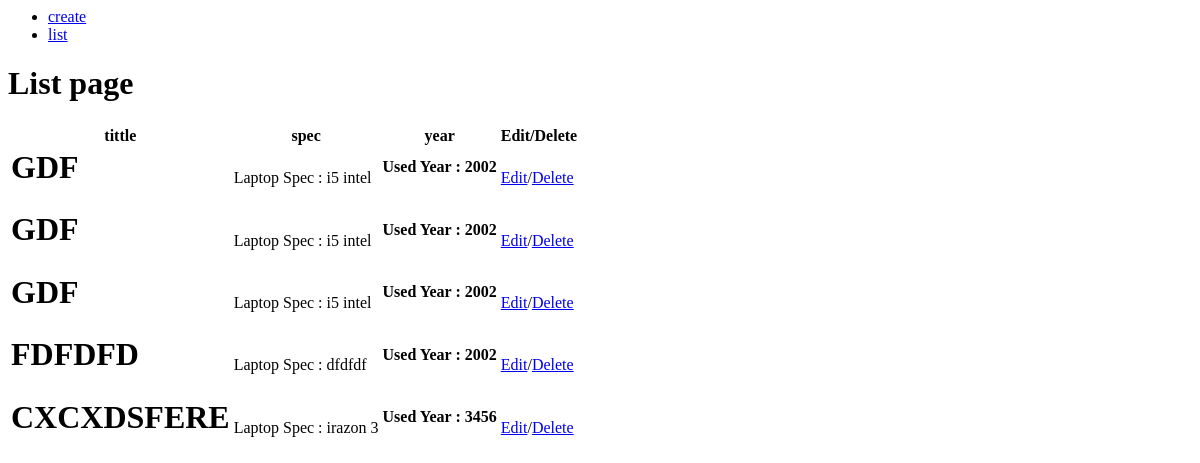
Before: / with the older database file.
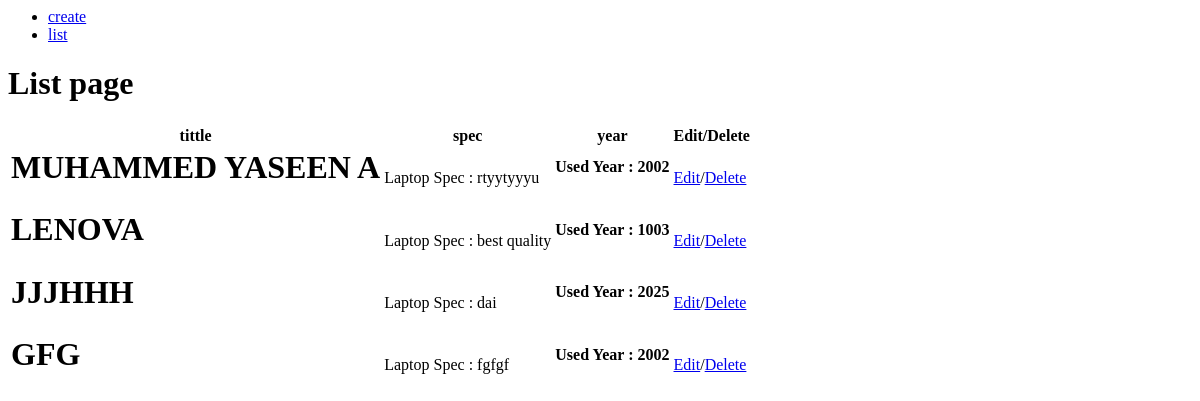
After: the same page with the newer database file.
### webapp/models.py (models this page shows)
class lapInfo(models.Model):
    name = models.CharField(max_length=250)
    year = models.IntegerField(null=True)
    spec = models.TextField()

### webapp/views.py (the view)
# urls.py: path('', views.list, name = 'list'),
def list(request):
    lap = lapInfo.objects.all()
    print(lap)
    return render(request, 'list.html', {'laptop':lap})

### templates/list.html
{%include 'menu.html' %}
{% block abc%}
<h1>List page</h1>
<table>
    <tr>
       <th>tittle</th>
       <th>spec</th>
       <th>year</th>
       <th>Edit/Delete</th>
    </tr>
{%for lp in laptop %}
<tr>
<td><h1>{{lp.name | upper}}</h1></td>
<td><p>Laptop Spec : {{lp.spec}}</p></td>
<td><h4>Used Year : {{lp.year}}</h4></td>
 <td><a href="{% url 'edit' lp.id %}">Edit</a>/<a href="{% url 'delete' lp.id %}">Delete </a></td>
</tr>
{%endfor%}
</table>
{% endblock abc%}

### templates/menu.html
<ul>
    <li><a href="{% url 'create' %}">create</a></li>
    <li><a href="{% url 'list' %}">list</a></li>
</ul>

Changed rows visible on the page:
removed lapInfo: name "GDF", spec "i5 intel", year "2002"
removed lapInfo: name "GDF", spec "i5 intel", year "2002"
removed lapInfo: name "GDF", spec "i5 intel", year "2002"
removed lapInfo: name "FDFDFD", spec "dfdfdf", year "2002"
removed lapInfo: name "CXCXDSFERE", spec "irazon 3", year "3456"
added lapInfo: name "MUHAMMED YASEEN A", spec "rtyytyyyu", year "2002"
added lapInfo: name "LENOVA", spec "best quality", year "1003"
added lapInfo: name "JJJHHH", spec "dai", year "2025"
added lapInfo: name "GFG", spec "fgfgf", year "2002"
